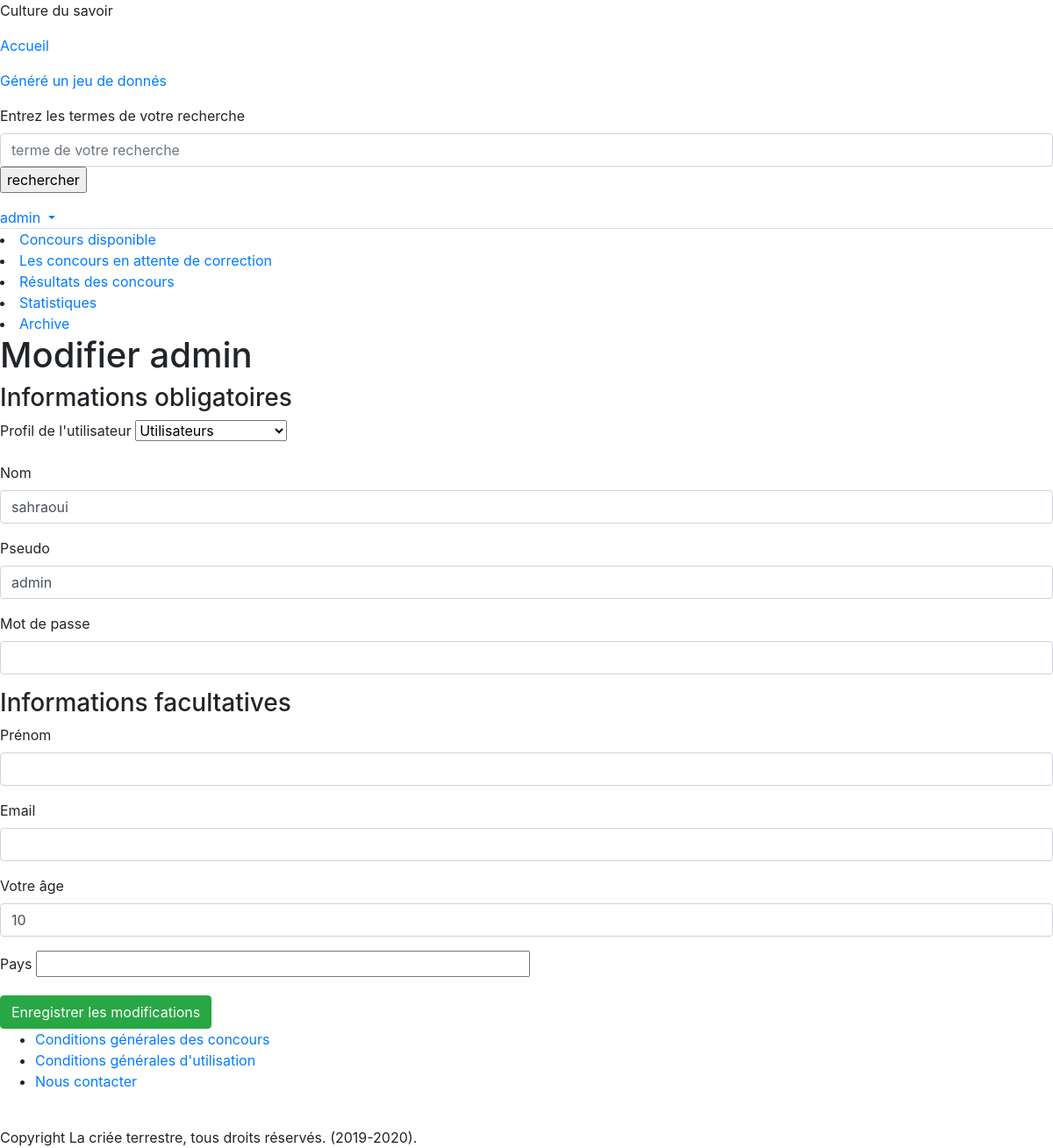
Page /index.php?page=admin&action=modifier&utilisateur=7 (signed in) on the committed database.
### tables this page shows
CREATE TABLE `utilisateurs` (
  `uti_id` int(11) NOT NULL,
  `uti_date_inscription` date NOT NULL,
  `uti_profil` int(11) DEFAULT 1,
  `uti_nom` text NOT NULL,
  `uti_pseudo` text NOT NULL,
  `uti_mdp` text NOT NULL,
  `uti_prenom` text DEFAULT NULL,
  `uti_email` text DEFAULT NULL,
  `uti_age` text DEFAULT NULL,
  `uti_pays` text DEFAULT NULL
);

### System/Coeur/Views/View.php (called while the page is built, shortened)
<?php
    class View
    {
        public function __construct(string $directory, string $view, string $title,array $args = [])
        {
                        $base = dirname(realpath('.')) . DIRECTORY_SEPARATOR . 'App';
            $view_dir = $base . DIRECTORY_SEPARATOR . 'Views';
$dir = $view_dir . DIRECTORY_SEPARATOR . $directory;
            $view = $dir . DIRECTORY_SEPARATOR . "$view.php";
            $this->view = $view;
        }
        public function create(): string
        {
            require($this->view);
                        return ob_get_clean();
        }
    }

### System/Coeur/Application/LoadController.php (called while the page is built, shortened)
<?php
    class LoadController
    {
        private $action;
        public function __construct(string $controller, string $action)
        {
            $this->action = $action;
        }
        public function call()
        {
	    return call_user_func([new $this->controller, $this->action]);
        }
    }

### www/index.php (called while the page is built, shortened)
<?php
$controller = $_GET['page'] ?? 'Accueil';
$action = $_GET['action'] ?? 'accueil';
(new LoadController($controller, $action))->call();
?>

### System/Coeur/Models/Model.php (called while the page is built, shortened)
<?php
abstract class Model
{
    protected static $table = '';
    protected static $primary = 'id';
public function get(int $id, int $output_style = PDO::FETCH_OBJ): array
    {
        $table = static::$table;
        $primary = static::$primary;
        return $this->request("SELECT * FROM $table WHERE $primary = :id", [':id' => $id], $output_style);
    }
    public function request(string $sql, array $args, int $output_style): array
    {
        $pdo  = DB::get();
        $query =  $pdo->prepare($sql);
        foreach ($args as $k => $v) {
            if (is_numeric($v)) {
                $query->bindValue($k, $v, PDO::PARAM_INT);
            } elseif (is_bool($v)) {
                $query->bindValue($k, $v, PDO::PARAM_BOOL);
            } elseif (is_null($v)) {
                $query->bindValue($k, $v, PDO::PARAM_NULL);
            } elseif (is_string($v)) {
                $query->bindValue($k, $v, PDO::PARAM_STR);
            } else {
                $query->bindValue($k, $v);
            }
        }
        $query->execute();
        $all  = $query->fetchAll($output_style);
        return $all;
    }
}

### App/Views/admin/modifier_utilisateur.php (the view, shortened to what this page needs)
<h1>Modifier <?= $modifier[0]->uti_pseudo ?></h1>
<?php
foreach($modifier as $modification)
{
	?>
<form method="post" action="">
	<h3>Informations obligatoires</h3>
<div class='form-group'>
		<label for='uti_profil'>Profil de l'utilisateur</label>
<select id="uti_profil" name="uti_profil">
<option value="1">Utilisateurs</option>
</select>
	</div>
	<div class='form-group'>
		<label for='uti_nom'>Nom</label>
		<input id='uti_nom' name='uti_nom' type='text' size='50' value="<?= $modification->uti_nom ?>" required class='form-control' />
	</div>
	<div class='form-group'>
		<label for='uti_pseudo'>Pseudo</label>
		<input id='uti_pseudo' name='uti_pseudo' type='text' size='50' value="<?= $modification->uti_pseudo ?>" required class='form-control' />
	</div>
	<div class='form-group'>
		<label for='uti_mdp'>Mot de passe</label>
		<input id='uti_mdp' name='uti_mdp' type='password' size='50' class='form-control' />
	</div>
	<h3>Informations facultatives</h3>
<div class='form-group'>
		<label for='uti_prenom'>Prénom</label>
		<input id='uti_prenom' name='uti_prenom' type='text' size='50' value="<?= $modification->uti_prenom ?>" class='form-control' />
	</div>
<div class='form-group'>
		<label for='uti_email'>Email</label>
		<input id='uti_email' name='uti_email' type='mail' size='50' value="<?= $modification->uti_email ?>" class='form-control' />
	</div>
<div class='form-group'>
<label for='uti_age'>Votre âge</label>
<input id='uti_age' name='uti_age' type='number' size='50' value="<?= $modification->uti_age ?>" class='form-control' /></div>
<div class='form-group'>
		<label for='uti_pays'>Pays</label>
		<input id='uti_pays' name='uti_pays' type='text' size='50' value="<?= $modification->uti_pays ?>"c lass='form-control' />
	</div>
		<input class="btn btn-success" type="submit" name="modifier" value="Enregistrer les modifications" />
            </form>
	    <?php
}
?>

### rows in the picture
utilisateurs: uti_pseudo "admin", uti_nom "sahraoui", uti_age "10"

### other values in the picture
$_SESSION['utilisateurs']['uti_pseudo'] "admin"
